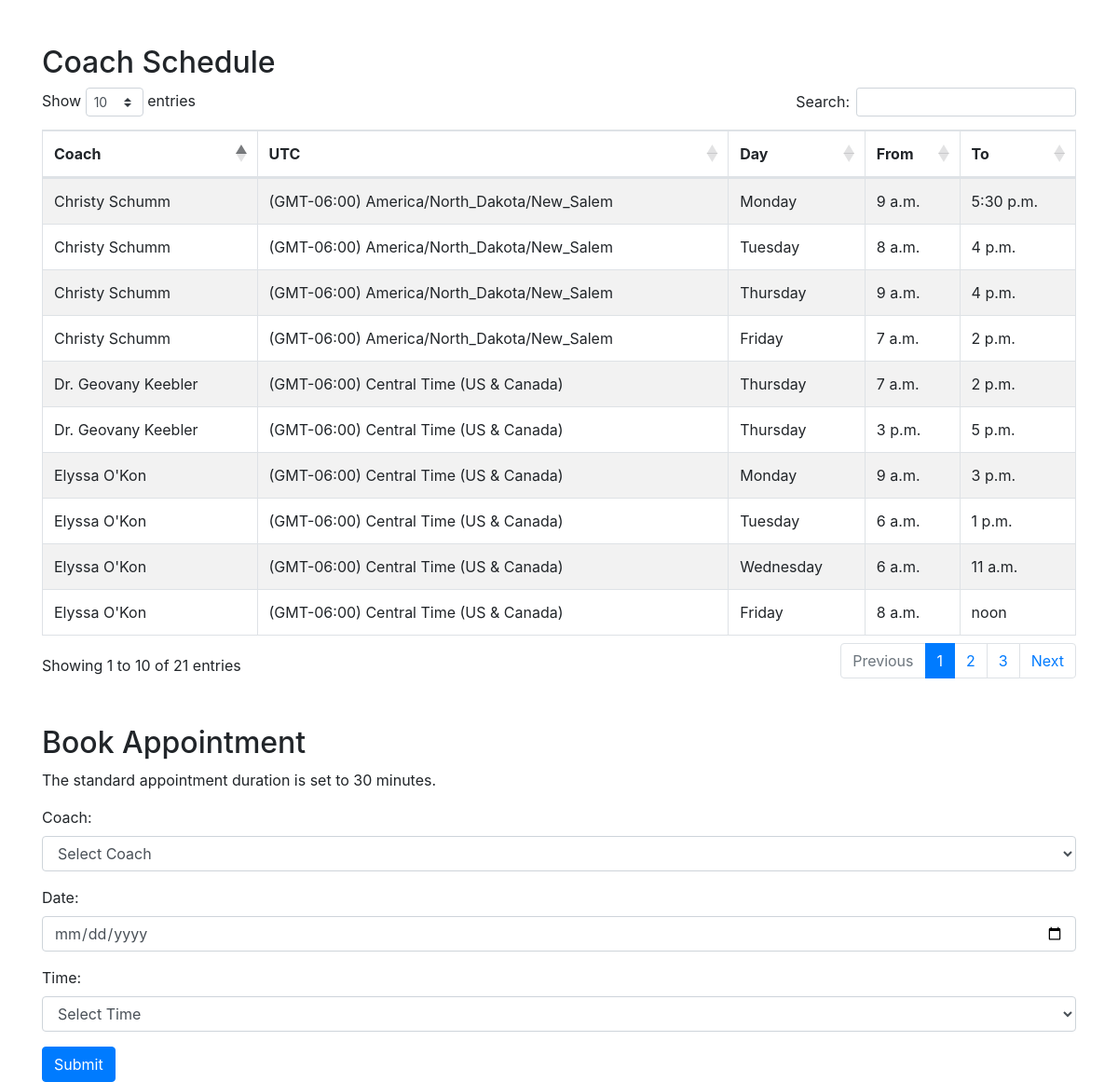
The page /coach_appointment_booking on the database its author committed.
### master/models.py (models this page shows)
class Coach(models.Model):
    name                    = models.CharField(max_length = 100)
    utc                     = models.ForeignKey(UTC, on_delete = models.RESTRICT)
    def __str__(self):
        return self.name
    class Meta:
        verbose_name_plural = 'Coach'
        db_table            = 'master_coach'

class UTC(models.Model):
    offset                  = models.CharField(max_length = 1, validators = [RegexValidator(regex = r'^[+-]$')])
    hour                    = models.TimeField()
    zone                    = models.CharField(max_length = 100, unique = True)
    def __str__(self):
        return f"(GMT{self.offset}{self.hour.strftime(r'%H:%M')}) {self.zone}"
    class Meta:
        verbose_name_plural = 'UTC'
        db_table            = 'master_utc'

class Day(models.Model):
    day                     = models.CharField(max_length = 9)
    def __str__(self):
        return self.day
    class Meta:
        verbose_name_plural = 'Day'
        db_table            = 'master_day'

### coach_appointment_system/models.py (models this page shows)
class Coach_Schedule(models.Model):
    coach                   = models.ForeignKey(Coach, on_delete = models.CASCADE)
    day                     = models.ForeignKey(Day, on_delete = models.RESTRICT)
    from_time               = models.TimeField()
    to_time                 = models.TimeField()
    class Meta:
        verbose_name_plural = 'Coach Schedule'
        db_table            = 'cas_coach_schedule'

### coach_appointment_system/views.py (the view, shortened to what this page needs)
# urls.py: path('coach_appointment_booking', views.coach_appointment_booking, name = 'coach_appointment_booking'),
@transaction.atomic
def coach_appointment_booking(request):
    if request.method == 'GET':
        coach_schedule = [{'coach': i.coach, 'utc': i.coach.utc, 'day': i.day, 'from_time': i.from_time, 'to_time': i.to_time} for i in Coach_Schedule.objects.all().order_by('coach', 'day_id', 'from_time')]
        coach_option = list({i['coach'] for i in coach_schedule})
        time_option = [i.strftime(r'%H:%M') for i in Time.objects.values_list('time', flat = True).order_by('time')]
        context = {'coach'         : coach_option,
                   'time'          : time_option,
                   'coach_schedule': coach_schedule}
        return render(request, 'coach_appointment_booking.html', context = context)

### coach_appointment_system/templates/coach_appointment_booking.html (shortened to what this page needs)
<!DOCTYPE html>
<html lang="en">
<head>
  <link rel="stylesheet" href="https://stackpath.bootstrapcdn.com/bootstrap/4.5.2/css/bootstrap.min.css">
  <link rel="stylesheet" href="https://cdn.datatables.net/1.10.24/css/dataTables.bootstrap4.min.css">
</head>
<body>
<div class="container mt-5">
  <div class="row">
    <div class="col-md-12">
      <h2>Coach Schedule</h2>
      <table id="coachScheduleTable" class="table table-striped table-bordered" style="width:100%">
        <thead>
          <tr>
            <th>Coach</th>
            <th>UTC</th>
            <th>Day</th>
            <th>From</th>
            <th>To</th>
          </tr>
        </thead>
        <tbody>
          {% for item in coach_schedule %}
          <tr>
            <td>{{ item.coach }}</td>
            <td>{{ item.utc }}</td>
            <td>{{ item.day }}</td>
            <td>{{ item.from_time }}</td>
            <td>{{ item.to_time }}</td>
          </tr>
          {% endfor %}
        </tbody>
      </table>
    </div>
  </div>
  <div class="row mt-5">
    <div class="col-md-12">
      <h2>Book Appointment</h2>
      <p>The standard appointment duration is set to 30 minutes.</p>
      <form method="post" action="{% url 'coach_appointment_booking' %}">
        <div class="form-group">
          <label for="coach">Coach:</label>
          <select class="form-control" id="coach" name="coach" required>
            <option value="" selected disabled>Select Coach</option>
          </select>
        </div>
        <div class="form-group">
          <label for="date">Date:</label>
          <input type="date" class="form-control" id="date" name="date" min="{{ today_plus_one_day }}" required>
        </div>
        <div class="form-group">
          <label for="time">Time:</label>
          <select class="form-control" id="time" name="time" required>
            <option value="" selected disabled>Select Time</option>
          </select>
        </div>
        <button type="submit" class="btn btn-primary">Submit</button>
      </form>
    </div>
  </div>
</div>
</body>
</html>

### rows shown on the page
Coach: coach "Christy Schumm", utc "(GMT-06:00) America/North_Dakota/New_Salem", day "Monday", from_time "9 a.m.", to_time "5:30 p.m.", day "Tuesday", from_time "8 a.m.", to_time "4 p.m.", day "Thursday", day "Friday", from_time "7 a.m.", to_time "2 p.m."
Coach: coach "Dr. Geovany Keebler", utc "(GMT-06:00) Central Time (US & Canada)", day "Thursday", from_time "7 a.m.", to_time "2 p.m.", from_time "3 p.m.", to_time "5 p.m."
Coach: coach "Elyssa O'Kon", utc "(GMT-06:00) Central Time (US & Canada)", day "Monday", from_time "9 a.m.", to_time "3 p.m.", day "Tuesday", from_time "6 a.m.", to_time "1 p.m.", day "Wednesday", to_time "11 a.m.", day "Friday", from_time "8 a.m.", to_time "noon"
